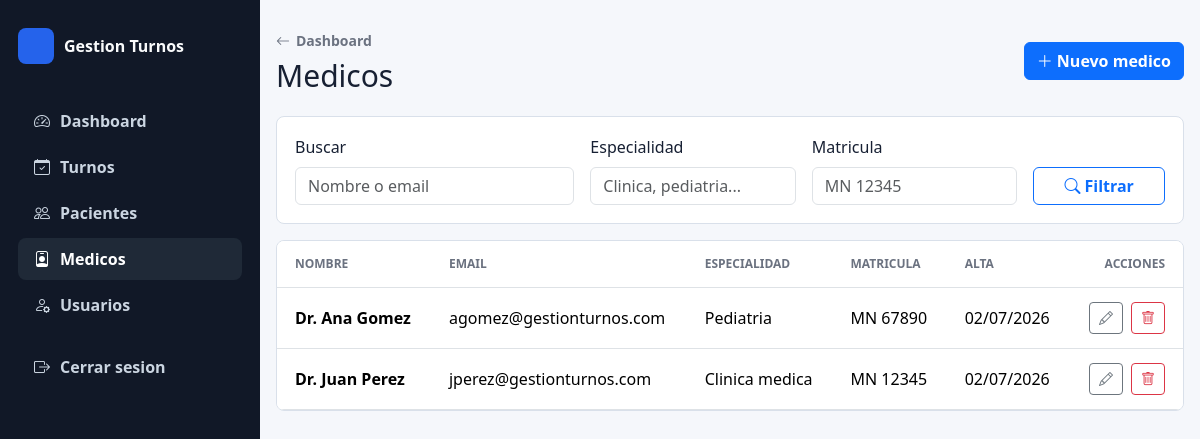
/index.php?action=medicos (signed in), run on the app's committed database.
### tables this page shows
CREATE TABLE usuarios (
    id INT UNSIGNED AUTO_INCREMENT PRIMARY KEY,
    nombre VARCHAR(120) NOT NULL,
    email VARCHAR(150) NOT NULL,
    password VARCHAR(255) NOT NULL,
    rol ENUM('admin', 'recepcionista', 'medico') NOT NULL,
    especialidad VARCHAR(100) NULL,
    matricula VARCHAR(50) NULL,
    created_at TIMESTAMP NOT NULL DEFAULT CURRENT_TIMESTAMP,
    updated_at TIMESTAMP NOT NULL DEFAULT CURRENT_TIMESTAMP ON UPDATE CURRENT_TIMESTAMP,
    UNIQUE KEY uq_usuarios_email (email),
    KEY idx_usuarios_rol (rol),
    KEY idx_usuarios_medico (rol, especialidad, matricula)
);

### controllers/MedicoController.php (called while the page is built, shortened)
<?php
require_once __DIR__ . '/../models/Medico.php';
class MedicoController
{
    private Medico $medicoModel;
    public function __construct()
    {
        $this->medicoModel = new Medico();
    }
    public function index(): void
    {
        $esRecepcion = ($_GET['action'] ?? '') === 'recepcion_medicos';
        $soloLectura = $esRecepcion;
        $backAction = $esRecepcion ? 'recepcion_dashboard' : 'dashboard';
        $busqueda = trim($_GET['busqueda'] ?? '');
        $especialidad = trim($_GET['especialidad'] ?? '');
        $matricula = trim($_GET['matricula'] ?? '');
        $medicos = $this->medicoModel->listarFiltrado($busqueda, $especialidad, $matricula);
        require_once __DIR__ . '/../views/medicos/index.php';
    }
}

### config/conexion.php (called while the page is built, shortened)
<?php
class conexion
{
    private static ?PDO $conexion = null;
    public static function conexion(): PDO
    {
        $host = 'localhost';
        $port = '3308';
        $db = 'gestion_turnos';
        $user = 'root';
        $pass = 'root';
        $charset = 'utf8mb4';
        $dsn = "mysql:host={$host};port={$port};dbname={$db};charset={$charset}";
        $options = [
            PDO::ATTR_ERRMODE => PDO::ERRMODE_EXCEPTION,
            PDO::ATTR_DEFAULT_FETCH_MODE => PDO::FETCH_ASSOC,
            PDO::ATTR_EMULATE_PREPARES => false,
        ];
        try {
            self::$conexion = new PDO($dsn, $user, $pass, $options);
            return self::$conexion;
        } catch (PDOException $e) {
            error_log('Error de conexión a la base de datos: ' . $e->getMessage());
            throw new RuntimeException('No se pudo conectar a la base de datos.');
        }
    }
}

### models/Medico.php (called while the page is built, shortened)
<?php
require_once __DIR__ . '/Usuario.php';
class Medico
{
    private Usuario $usuarioModel;
    public function __construct()
    {
        $this->usuarioModel = new Usuario();
    }
    public function listarFiltrado(string $busqueda = '', string $especialidad = '', string $matricula = ''): array
    {
        $medicos = $this->usuarioModel->listar($busqueda, 'medico');
        return array_values(array_filter($medicos, function (array $medico) use ($especialidad, $matricula): bool {
            $matchEspecialidad = $especialidad === '' || stripos($medico['especialidad'] ?? '', $especialidad) !== false;
            $matchMatricula = $matricula === '' || stripos($medico['matricula'] ?? '', $matricula) !== false;
            return $matchEspecialidad && $matchMatricula;
        }));
    }
}

### models/Usuario.php (called while the page is built, shortened)
<?php
require_once __DIR__ . '/../config/conexion.php';
class Usuario
{
    private PDO $db;
    public function __construct()
    {
        $this->db = conexion::conexion();
    }
    public function listar(string $busqueda = '', ?string $rol = null): array
    {
        $sql = 'SELECT id, nombre, email, rol, especialidad, matricula, created_at FROM usuarios WHERE 1 = 1';
        $params = [];
        if ($rol !== null && $rol !== '') {
            $sql .= ' AND rol = :rol';
            $params[':rol'] = $rol;
        }
        $sql .= ' ORDER BY nombre';
        $stmt = $this->db->prepare($sql);
        $stmt->execute($params);
        return $stmt->fetchAll();
    }
}

### views/medicos/index.php (the view, shortened to what this page needs)
<!DOCTYPE html>
<html lang="es">
<head>
    <link href="https://cdn.jsdelivr.net/npm/bootstrap@5.3.3/dist/css/bootstrap.min.css" rel="stylesheet">
    <link href="https://cdn.jsdelivr.net/npm/bootstrap-icons@1.11.3/font/bootstrap-icons.css" rel="stylesheet">
    <link href="public/css/turnos.css" rel="stylesheet">
</head>
<body>
    <div class="app-shell">
        <?php require __DIR__ . '/../layouts/sidebar.php'; ?>
    <main class="main-content page-shell">
        <header class="page-header">
            <div>
                <a class="back-link" href="index.php?action=<?php echo htmlspecialchars($backAction ?? 'dashboard'); ?>"><i class="bi bi-arrow-left"></i><span>Dashboard</span></a>
                <h1>Medicos</h1>
            </div>
            <?php if (empty($soloLectura)): ?>
                <a class="btn btn-primary" href="index.php?action=medicos_crear"><i class="bi bi-plus-lg"></i><span>Nuevo medico</span></a>
            <?php endif; ?>
        </header>
        <section class="filter-bar">
            <form action="index.php" method="GET" class="row g-3 align-items-end">
                <div class="col-12 col-md-4">
                    <label class="form-label" for="busqueda">Buscar</label>
                    <input class="form-control" type="search" id="busqueda" name="busqueda" value="<?php echo htmlspecialchars($busqueda); ?>" placeholder="Nombre o email" data-live-search="#tablaMedicos">
                </div>
                <div class="col-12 col-md-3">
                    <label class="form-label" for="especialidad">Especialidad</label>
                    <input class="form-control" id="especialidad" name="especialidad" value="<?php echo htmlspecialchars($especialidad ?? ''); ?>" placeholder="Clinica, pediatria...">
                </div>
                <div class="col-12 col-md-3">
                    <label class="form-label" for="matricula">Matricula</label>
                    <input class="form-control" id="matricula" name="matricula" value="<?php echo htmlspecialchars($matricula ?? ''); ?>" placeholder="MN 12345">
                </div>
                <div class="col-12 col-md-2 d-grid">
                    <button class="btn btn-outline-primary" type="submit"><i class="bi bi-search"></i><span>Filtrar</span></button>
                </div>
            </form>
        </section>
        <section class="data-panel">
            <div class="table-responsive">
                <table class="table align-middle" id="tablaMedicos">
                    <thead>
                        <tr>
                            <th>Nombre</th>
                            <th>Email</th>
                            <th>Especialidad</th>
                            <th>Matricula</th>
                            <th>Alta</th>
                            <?php if (empty($soloLectura)): ?>
                                <th class="text-end">Acciones</th>
                            <?php endif; ?>
                        </tr>
                    </thead>
                    <tbody>
                        <?php foreach ($medicos as $medico): ?>
                            <tr>
                                <td><strong><?php echo htmlspecialchars($medico['nombre']); ?></strong></td>
                                <td><?php echo htmlspecialchars($medico['email']); ?></td>
                                <td><?php echo htmlspecialchars($medico['especialidad'] ?: 'Sin especialidad'); ?></td>
                                <td><?php echo htmlspecialchars($medico['matricula'] ?: 'Sin matricula'); ?></td>
                                <td><?php echo htmlspecialchars($medico['created_at'] ? date('d/m/Y', strtotime($medico['created_at'])) : '-'); ?></td>
                                <?php if (empty($soloLectura)): ?>
                                    <td>
                                        <div class="actions">
                                            <a class="btn btn-sm btn-outline-secondary" href="index.php?action=medicos_editar&id=<?php echo (int) $medico['id']; ?>" title="Editar medico"><i class="bi bi-pencil"></i></a>
                                            <form action="index.php?action=medicos_eliminar" method="POST" class="js-delete-form">
                                                <button class="btn btn-sm btn-outline-danger" type="submit" title="Eliminar medico"><i class="bi bi-trash"></i></button>
                                            </form>
                                        </div>
                                    </td>
                                <?php endif; ?>
                            </tr>
                        <?php endforeach; ?>
                    </tbody>
                </table>
            </div>
        </section>
    </main>
    </div>
</body>
</html>

### public/css/turnos.css (style rules this page uses)
:root { --bg: #f5f7fb; --surface: #ffffff; --text: #172033; --muted: #6b7280; --line: #d9e0ea; --primary: #2563eb; --primary-dark: #1e40af; }
* { box-sizing: border-box; }
body { min-height: 100vh; margin: 0; background: var(--bg); color: var(--text); font-family: system-ui, -apple-system, BlinkMacSystemFont, "Segoe UI", sans-serif; }
.app-shell { display: grid; grid-template-columns: 260px minmax(0, 1fr); min-height: 100vh; }
.main-content { min-width: 0; }
.page-shell { width: min(1180px, calc(100% - 32px)); margin: 0 auto; padding: 28px 0; }
.page-header { display: flex; align-items: center; justify-content: space-between; gap: 18px; margin-bottom: 22px; }
.page-header h1 { margin: 6px 0 0; font-size: 30px; line-height: 1.2; }
.back-link { display: inline-flex; align-items: center; gap: 6px; color: var(--muted); font-size: 14px; font-weight: 700; text-decoration: none; }
.filter-bar, .data-panel, .form-panel { border: 1px solid var(--line); border-radius: 8px; background: var(--surface); }
.filter-bar { padding: 18px; margin-bottom: 16px; }
.data-panel { overflow: hidden; }
.table { margin-bottom: 0; }
.table th { color: var(--muted); font-size: 12px; text-transform: uppercase; }
.table th, .table td { padding: 14px 18px; }
.table td strong, .table td span { display: block; }
.actions { display: flex; justify-content: flex-end; gap: 8px; }
.actions form { margin: 0; }
.actions .btn { display: inline-flex; align-items: center; justify-content: center; width: 34px; height: 32px; padding: 0; }
.btn { font-weight: 700; }
.btn i { margin-right: 4px; }
.actions .btn i { margin-right: 0; }

### data on the page
usuarios: nombre "Dr. Ana Gomez", email "agomez@gestionturnos.com", especialidad "Pediatria", matricula "MN 67890", created_at "02/07/2026"
usuarios: nombre "Dr. Juan Perez", email "jperez@gestionturnos.com", especialidad "Clinica medica", matricula "MN 12345", created_at "02/07/2026"
